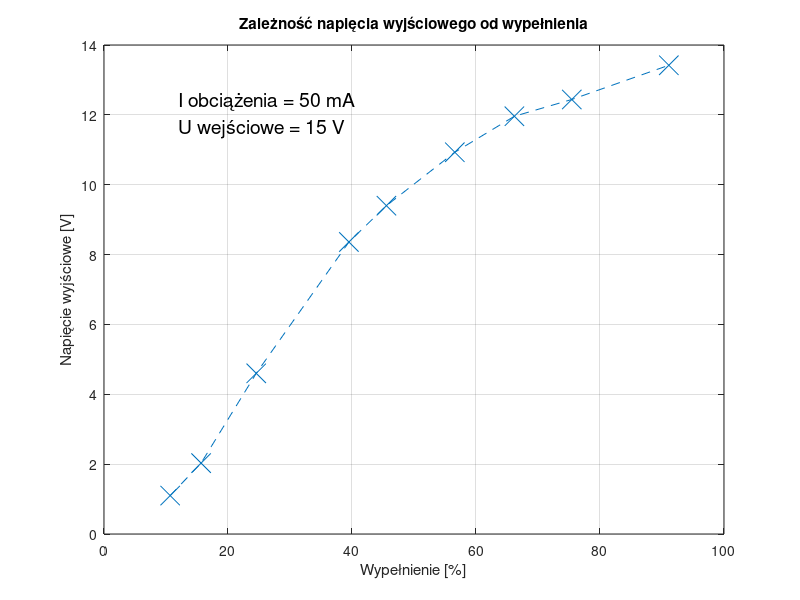

MATLAB code to generate this figure: (Note: this script raises an error after producing the figure.)
% ------------ STEP-DOWN ------------

% 1.
% L4, C4
% Prąd ciągły 90us ->

clr = ["#D95319" "#EDB120" "#7E2F8E" "#77AC30" "#4DBEEE" "#A2142F"];

T_1 = 112.4e-6;
Uin_1 = 15;
Iob_1 = 50e-3;
Tgora_1 = sort([102.4, 84.8, 74.4, 63.6, 44.4, 27.6, 17.6, 12, 51.2]*10^(-6), "ascend");
Duty_1 = (Tgora_1/T_1)*100;
Uout_1 = sort([13.42, 12.44, 11.96, 10.93, 8.36, 4.6, 2.03, 1.1, 9.4], "ascend");

prcg_1 = (90e-6/T_1)*100;

figure(1)
plot(Duty_1,Uout_1, 'LineStyle','--', 'Marker','x', 'MarkerSize',14)
grid on
ylabel("Napięcie wyjściowe [V]")
xlabel("Wypełnienie [%]")
title("Zależność napięcia wyjściowego od wypełnienia")
text(12,12, {"I obciążenia = 50 mA ","U wejściowe = 15 V"}, 'FontSize',14)
xline(prcg_1)
text(50, 3,"  Prąd ciągły \rightarrow", "FontSize",14)


% 2. 
% L4, C4
% Prąd ciągły 55.3mA ->

Uin_2 = 15;
T_2 = 112.4e-6;
Tgora_2 = 83.2e-6;
Duty_2 = (Tgora_2/T_2)*100;

Uout_2 = [12.49, 12.33, 12.12, 11.89, 11.42, 10.67, 10.51, 10.38, 10.28];
Iout_2 = [44.8, 49, 56.3, 65.1, 73.6, 86.8, 115.7, 154, 185.9];%*10^(-3);

figure(2)
plot(Iout_2,Uout_2, 'LineStyle','--', 'Marker','x', 'MarkerSize',14)
grid on
ylabel("Napięcie wyjściowe [V]")
xlabel("Prąd obciążenia [mA]")
title("Zależność napięcia wyjścia od prądu obciążenia")
text(120,12, {"Wypełnienie = 74 % ","U wejściowe = 15 V"}, 'FontSize',14)
xline(55.3)
text(57, 11,"Prąd ciągły \rightarrow", "FontSize",14)

% 3.1
% L4, C4
% Prąd ciągły 61mA ->
Uin_3 = 12;
T_3 = 113.6e-6;
Uout_3_1 = 8.64;
Tgora_3_1 = [53.6, 59.2, 62, 68.4, 83.6, 84.4, 86.4, 87.6]*10^(-6);
Duty_3_1 = 100*Tgora_3_1/T_3;
Iout_3_1 = [30.9, 36.7, 42.6, 54.3, 71.2, 94, 135.2, 183];%*10^(-3);

% 3.2
% Prąd ciągły 83mA ->
Uout_3_2 = 6;
Tgora_3_2 = [30, 33.2, 34.4, 38, 42.8, 46.8, 54, 57.2, 60.8, 63.2]*10^(-6);
Iout_3_2 = [21.5, 25.6, 29.4, 37.7, 46.2, 58.1, 75, 85.3, 106.8, 181.6];%*10^(-3);
Duty_3_2 = 100*Tgora_3_2/T_3;

% 3.3
% Prąd ciągły 73.6mA ->
Uout_3_3 = 4.2;
Tgora_3_3 = sort([18.8, 29.4, 22.8, 24.8, 28, 30, 34, 38.8, 43.6, 45.6]*10^(-6), "ascend");
Iout_3_3 = sort([25.3, 17.9, 22.7, 28.11, 33.9, 38.3, 50.6, 65.4, 83.5, 108.8], "ascend");%*10^(-3);
Duty_3_3 = 100*Tgora_3_3/T_3;

% 3.4
% Prąd ciągły 70mA ->
Uout_3_4 = 3;
Tgora_3_4 = [12, 14, 14.8, 16.4, 18.8, 22.4, 26.4, 30, 32, 32.8, 32.4]*10^(-6);
Iout_3_4 = [10.6, 14, 16.8, 20.7, 25.4, 35.9, 49.1, 63.7, 69.5, 103.9, 77.5];%*10^(-3);
Duty_3_4 = 100*Tgora_3_4/T_3;

figure(3)
plot(Duty_3_1,Iout_3_1, 'LineStyle','--', 'Marker','x', 'MarkerSize',14, 'Color',clr(1))
hold on
plot(Duty_3_2,Iout_3_2, 'LineStyle','--', 'Marker','x', 'MarkerSize',14, 'Color',clr(2))
plot(Duty_3_3,Iout_3_3, 'LineStyle','--', 'Marker','x', 'MarkerSize',14, 'Color',clr(3))
plot(Duty_3_4,Iout_3_4, 'LineStyle','--', 'Marker','x', 'MarkerSize',14, 'Color',clr(4))
ylabel("Prąd obciążenia [mA]")
xlabel("Wypełnienie [%]")
title("Zależność prądu obciążenia od wypełnienia")
grid on
yline(61,'Color',clr(1))
yline(83, 'Color',clr(2))
yline(73.6,'Color',clr(3))
yline(70,'Color',clr(4))
legend("Uout = 8,64 [V]","Uout = 6 [V]", "Uout = 4,2 [V]","Uout = 3 [V]",'','','','','Location','northwest' )
text(20,120,'Prąd ciągły \uparrow', 'FontSize',14)


% 4.1
% L1, C1
T_4 = 113.6e-6;
Uin_4 = 12;
Tgora_4 = 83e-6;
Iout_4_1 = [22.3, 26, 28.8, 35.4, 44.1, 55.8, 81, 126]*10^(-3);
A_4_1 = [102, 110, 118, 122, 128, 130, 152, 152]*10^(-3); % tętnienia
Duty_4 = Tgora_4*100/T_4;

% 4.2
% L1, C2
% Prąd nieciągły
Iout_4_2 = [41.8, 50.5, 64.6, 91.7, 126.2, 167.8];%*10^(-3);
A_4_2 = [252, 284, 348, 468, 612, 764]*10^(-3);
Uout_4_2 = [11.63, 11.55, 11.44, 11.22, 10.96, 10.65];

% 4.3
% L1, C3
% Prąd nieciągły
Iout_4_3 = sort([42, 50.6, 65.2, 82, 101.2, 144.7, 123.1], "ascend");%*10^(-3);
A_4_3 = sort([476, 552, 684, 836, 1000, 1400, 1230]*10^(-3), "ascend");
Uout_4_3 = [11.68, 11.61, 11.51, 11.39, 11.26, 10.96, 11.11];

% 4.4
% L1, C4
Iout_4_4 = [42, 52.7, 60, 76.2, 98.4, 165.6];%*10^(-3);
A_4_4 = [2.64,3.20, 3.44, 4.12, 4.92, 6.88];
Uout_4_4 = [11.69, 11.6, 11.55, 11.43, 11.25, 10.75];

% 4.5
% L1, C4
Iout_4_5 = [32.5, 42.5, 56.5, 78.6, 100.4, 101.6];%*10^(-3);
A_4_5 = [290, 320, 350, 374, 402, 412]*10^(-3);
Uout_4_5 = [9.04, 8.36, 8.12, 8.05, 7.92, 7.85];

figure(4)
plot(Iout_4_5,100*A_4_5./Uout_4_5, 'LineStyle','--', 'Marker','x', 'MarkerSize',14, 'Color',clr(1))
hold on
plot(Iout_4_2,100*A_4_2./Uout_4_2, 'LineStyle','--', 'Marker','x', 'MarkerSize',14, 'Color',clr(2))
plot(Iout_4_3,100*A_4_3./Uout_4_3, 'LineStyle','--', 'Marker','x', 'MarkerSize',14, 'Color',clr(3))
%plot(Iout_4_4,100*A_4_4./Uout_4_4, 'LineStyle','none', 'Marker','x', 'MarkerSize',14, 'Color',clr(4))
xlabel("Prąd obciążenia [mA]")
ylabel("Wspólczynnik tętnień [%]")
grid on
legend("C4", "C2","C3", "Location","northwest")
title("Zależność współczynnika tętnień od prądu obciążenia")
text(30,10,{"Wypełnienie = 73 %","Częstotliwość = 8,8 kHz"},'FontSize',14)



% 5.1
% C1
Iout_5 = 73e-3;
f_5_1 = [6.35, 7.39, 9.7, 13.92, 18.43, 29.19, 48, 110];%*10^3;
A_5_1 = [372, 348, 300, 232, 197, 162, 110, 52]*10^(-3);
Uout_5_1 = [11.05, 10.93, 10.68, 10.21, 9.75, 9.05, 7.33, 5.8];


% 5.2
% C2
f_5_2 = [6.35, 7.42, 9.15, 14.62, 21.73, 36.32, 110];%*10^3;
A_5_2 = [716, 636, 528, 348, 232, 151, 52]*10^(-3);
Uout_5_2 = [11.17, 11.02, 10.81, 10.18, 9.47, 8.23, 5.81];

% 5.3
% C3
f_5_3 = [6.35, 8.1, 11.5, 17, 28, 46.3, 110];%*10^3;
A_5_3 = [1500, 1180, 812, 552, 338, 176, 66]*10^(-3);
Uout_5_3 = [11.37, 11.07, 10.62, 10.03, 9.05, 7.62, 5.82];

% 5.4
% C4
f_5_4 = [6.35, 7.3, 10, 15.4, 25.56, 59.2 110];%*10^3;
A_5_4 = [8640, 6040, 4020, 2670, 930, 570, 256]*10^(-3);
Uout_5_4 = [10.3, 11.05, 11.2, 10.53, 9.51, 7.41, 5.82];


figure(5)
plot(f_5_1,100*A_5_1./Uout_5_1, 'LineStyle','-.', 'Marker','x', 'MarkerSize',10, 'Color',clr(1))
hold on
plot(f_5_2,100*A_5_2./Uout_5_2, 'LineStyle','-.', 'Marker','x', 'MarkerSize',10, 'Color',clr(2))
plot(f_5_3,100*A_5_3./Uout_5_3, 'LineStyle','-.', 'Marker','x', 'MarkerSize',10, 'Color',clr(3))
plot(f_5_4,100*A_5_4./Uout_5_4, 'LineStyle','-.', 'Marker','x', 'MarkerSize',10, 'Color',clr(4))
xlabel("Częstotliwość [kHz]")
ylabel("Wspólczynnik tętnień [%]")
grid on
legend("C1", "C2","C3","C4", "Location","northwest")
title("Zależność współczynnika tętnień od częstotliwości")
text(40,40,{"Prąd obciążenia = 73 mA"},'FontSize',14)


% 6.1
T_6 = 95.2e-6;
Iout_6 = 60.5e-3;
Uin_6 = 12;
Tgora_6_1 = [14.4, 36, 64, 77.6, 86]*10^(-6);
A_6_1 = [156, 284, 192, 156, 116]*10^(-3);
Uout_6_1 = [3.05, 9.58, 11.19, 11.44, 11.53];

% 6.2
Tgora_6_2 = [13.6, 30.4, 56, 76.8, 83.2]*10^(-6);
A_6_2 = [1720, 3700, 2630, 1940, 1600]*10^(-3);
Uout_6_2 = [3.7, 10.03, 11.43, 11.62, 11.66];

figure(6)
plot(100*Tgora_6_1/T_6,100*A_6_1./Uout_6_1, 'LineStyle','-.', 'Marker','x', 'MarkerSize',10, 'Color',clr(1))
hold on
plot(100*Tgora_6_2/T_6,100*A_6_2./Uout_6_2, 'LineStyle','-.', 'Marker','x', 'MarkerSize',10, 'Color',clr(2))
xlabel("Wypełnienie [%]")
ylabel("Wspólczynnik tętnień [%]")
title("Zależność współczynnika tętnień od wypełnienia")
grid on
legend("C1", "C4", "Location","northwest")
text(40,40,{"Prąd obciążenia = 60,5 mA", "Częstotliwość = 10,5 kHz", "Napięcie wejściowe = 12 V"},'FontSize',14)

% Sprzężenie
% 7.
Iout_7 = 32.2e-3;
Uin_7 = [7.5, 9.2, 11.8, 14.6, 19.5, 28.8];
Tgora_7 = [117, 78, 65, 62, 59.2, 47.6]*10^(-6);
T_7 = [145, 102, 103, 83, 81.6, 68.8]*10^(-6);

figure(7)
plot(Uin_7, 100*Tgora_7./T_7, 'LineStyle','-.', 'Marker','x', 'MarkerSize',10, 'Color',clr(1))
xlabel("Napięcie wejściowe [V]")
ylabel("Wspólczynnik wypełnienia [%]")
title("Zależność wypełnienia od napięcia zasilania")
grid on
%legend("C1", "C4", "Location","northwest")
text(15, 78,{"Prąd obciążenia = 32.2 mA"},'FontSize',14)

% 8.
Uin_8 = 12;
Iout_8 = [17.7, 22.6, 50.3, 72.9, 111.4]%*10^(-3);
Tgora_8 = [10.4, 13, 77.6, 84, 103]*10^(-6);
T_8 = [16.9, 19.2, 124.4, 143, 188]*10^(-6);

figure(8)
plot(Iout_8, 100*Tgora_8./T_8, 'LineStyle','-.', 'Marker','x', 'MarkerSize',10, 'Color',clr(1))
xlabel("Prąd obciążenia [mA]")
ylabel("Wspólczynnik wypełnienia [%]")
title("Zależność wypełnienia od prądu obciążenia")
grid on
%legend("C1", "C4", "Location","northwest")
text(60, 64,{"Napięcie zasilania = 12 V"},'FontSize',14)